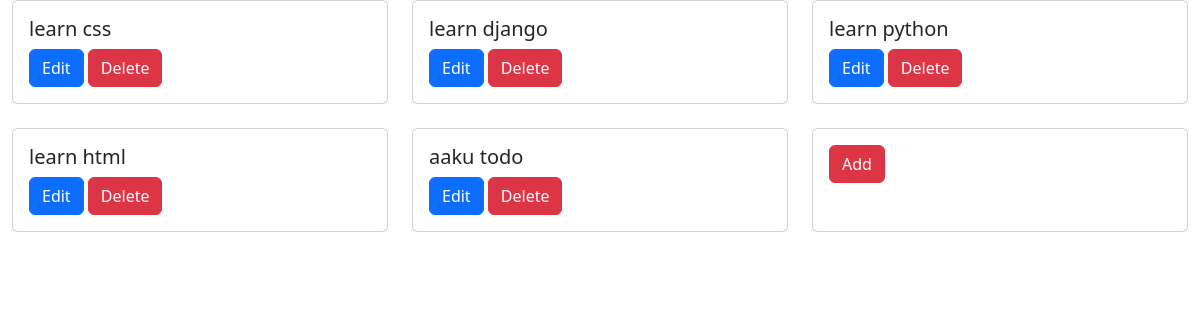
The app's page /, older data.
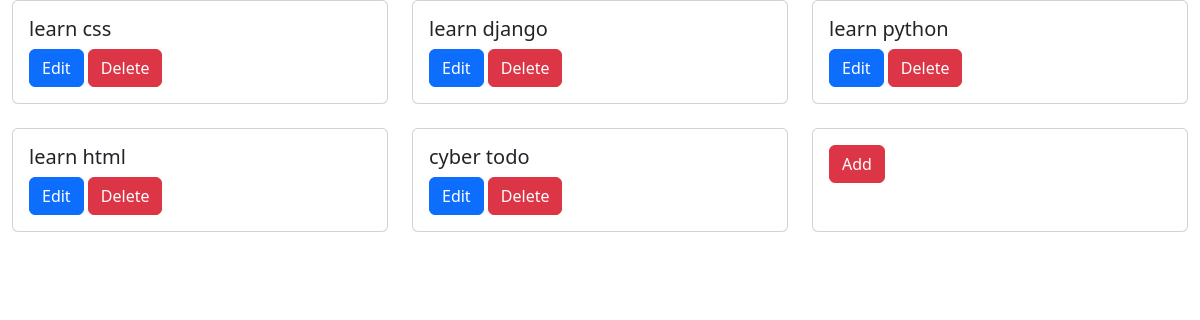
The same page, newer data.
### todo_app/models.py (models this page shows, shortened)
class Todo(models.Model):
    title = models.CharField(max_length=255)

### todo_app/views.py (the view)
# urls.py: path('', views.todo_list, name="todo-list"),
def todo_list(request):
    todos = Todo.objects.all() #quertSet / ORM
    return render(
        request,
        "bootstrap/todo_list.html",
        {"todos": todos}
    )

### templates/bootstrap/todo_list.html
{% extends "bootstrap/base.html" %}
{% block content %}
 <div class="row row-cols-1 row-cols-md-3 g-4">
            {% for todo in todos %}
            <div class="col">
                <div class="card h-100">
                    <div class="card-body">
                        <h5 class="card-title">{{ todo.title }}</h5>
                        <a href="{% url 'todo-update' todo.id %}" class="btn btn-primary">Edit</a>
                        <a href="{% url 'todo-delete' todo.id %}" class="btn btn-danger">Delete</a>
                    </div>
                </div>
            </div>
            {% endfor %}
            <div class="col">
                <div class="card h-100">
                    <div class="card-body">
                        <a href="{% url 'todo-create' %}" class="btn btn-danger">Add</a>
                    </div>
                </div>
            </div>
        </div>
{% endblock content %}

Row changes from the older to the newer data that the page shows:
removed Todo: title "aaku todo"
added Todo: title "cyber todo"
